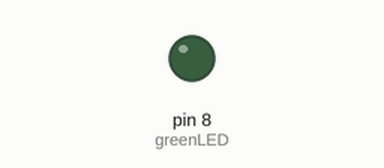
Recording of a sketch running on a simulated Arduino Uno, built with avr-gcc and run on an emulated ATmega328P. On the bench: output pins drawn as LEDs (lit = HIGH).

Above: at 0.4 s.
At 5.6 s:
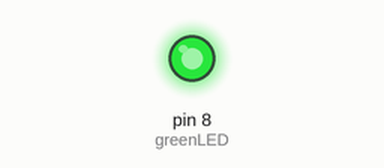
Timing chart, 0 to 8.7 s (numbered marks = the images above):
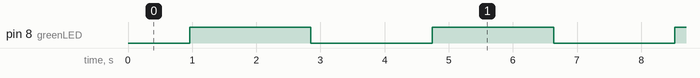

The sketch:

circuitCode4.ino
```cpp
int greenLED = 8;
int brightness = 0;
int fadeAmount = 4;
// I just have on issue with this code
// this code only works if max brightness is a multiple of fadeAmount I don't know why
void setup()
{
    pinMode(greenLED, OUTPUT);
}

void loop()
{
    analogWrite(greenLED, brightness);

    brightness = brightness + fadeAmount;

    if (brightness <= 0 || brightness >= 252)
    {
        fadeAmount = -fadeAmount;
    }
    delay(30);
}
```

Measured:
- by itself, pin 8 (greenLED): alternates HIGH for 1.9 s and LOW for 1.9 s
